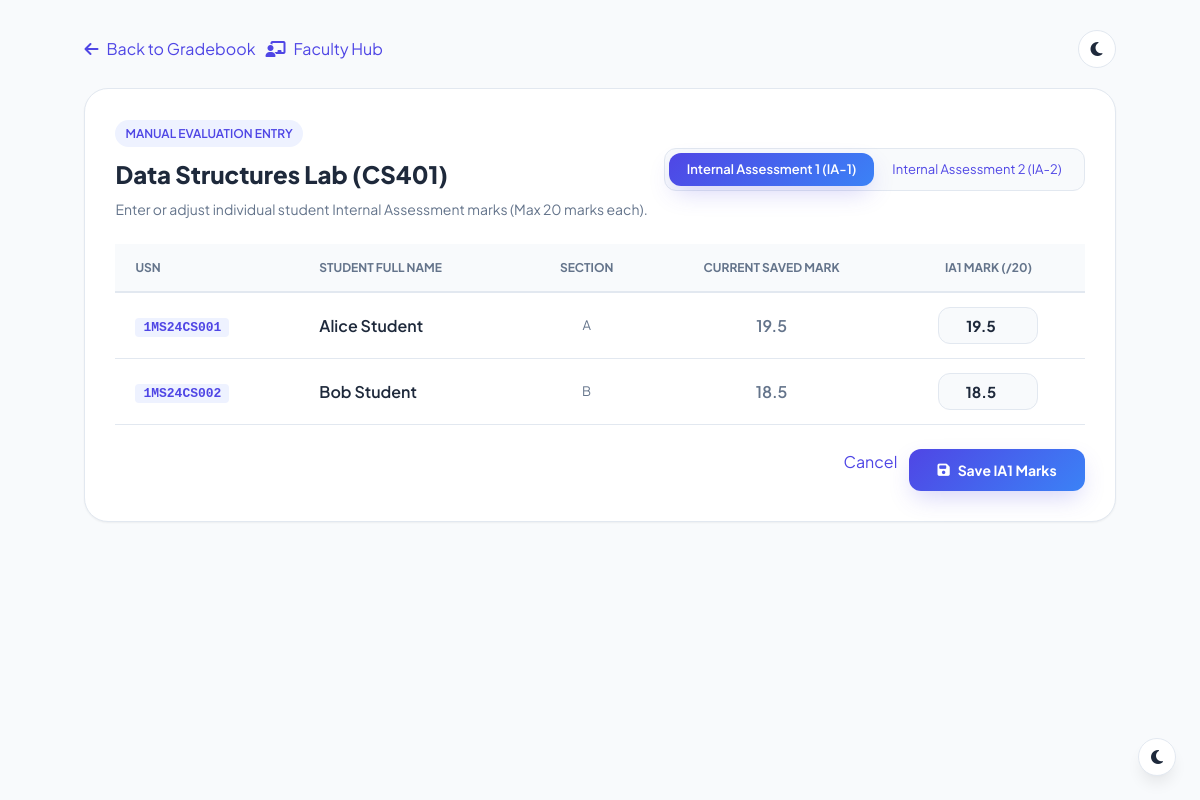
The app's page /ia_marks/manual/CS401 (signed in) with its own data.
### tables this page shows
CREATE TABLE "subjects" (id INTEGER PRIMARY KEY AUTOINCREMENT, subject_code TEXT UNIQUE NOT NULL, subject_name TEXT NOT NULL, department TEXT NOT NULL, semester INTEGER NOT NULL);

CREATE TABLE students(
        id INTEGER PRIMARY KEY AUTOINCREMENT,
        usn TEXT UNIQUE NOT NULL,
        fullname TEXT NOT NULL,
        email TEXT UNIQUE NOT NULL,
        department TEXT NOT NULL,
        semester INTEGER NOT NULL,
        section TEXT NOT NULL,
        qr_path TEXT
    );

CREATE TABLE internal_marks (
    id INTEGER PRIMARY KEY AUTOINCREMENT,
    student_id TEXT NOT NULL,
    subject_id TEXT NOT NULL,
    ia1 REAL DEFAULT 0,
    ia2 REAL DEFAULT 0,
    assignment REAL DEFAULT 0,
    seminar REAL DEFAULT 0,
    viva REAL DEFAULT 0,
    practical REAL DEFAULT 0, max_ia1 REAL DEFAULT 20, max_ia2 REAL DEFAULT 20, teacher_id TEXT, updated_at TEXT,
    FOREIGN KEY (student_id) REFERENCES students(usn) ON DELETE CASCADE,
    FOREIGN KEY (subject_id) REFERENCES subjects(subject_code) ON DELETE CASCADE
);

### app.py (the view)
@app.route("/ia_marks/manual/<subject_code>", methods=["GET"])
@role_required("teacher")
def ia_marks_manual(subject_code):
    subject_code = subject_code.strip().upper()
    ia_type = request.args.get("ia_type", "IA1").strip().upper()
    if ia_type not in ["IA1", "IA2"]:
        ia_type = "IA1"
    email = session.get("email")
    conn = get_db_connection()
    cursor = conn.cursor()
    cursor.execute("SELECT teacher_id, fullname FROM teachers WHERE email = ?", (email,))
    tch = cursor.fetchone()
    if not tch:
        conn.close()
        flash("Faculty profile record not found.", "error")
        return redirect(url_for("teacher"))
    teacher_id = tch["teacher_id"]
    cursor.execute("SELECT id FROM teacher_subjects WHERE teacher_id = ? AND subject_id = ?", (teacher_id, subject_code))
    if not cursor.fetchone():
        conn.close()
        flash(f"Unauthorized: Course '{subject_code}' is not assigned to you.", "error")
        return redirect(url_for("teacher"))
    cursor.execute("SELECT subject_code, subject_name, department, semester FROM subjects WHERE subject_code = ?", (subject_code,))
    subject = cursor.fetchone()
    cursor.execute("""
        SELECT usn, fullname, department, semester, section
        FROM students
        WHERE department = ? AND semester = ?
        ORDER BY usn ASC
    """, (subject["department"], subject["semester"]))
    students_list = cursor.fetchall()
    if not students_list:
        cursor.execute("SELECT usn, fullname, department, semester, section FROM students ORDER BY usn ASC")
        students_list = cursor.fetchall()
    students_with_marks = []
    for st in students_list:
        cursor.execute("SELECT ia1, ia2 FROM internal_marks WHERE student_id = ? AND subject_id = ?", (st["usn"], subject_code))
        im = cursor.fetchone()
        students_with_marks.append({
            "usn": st["usn"],
            "fullname": st["fullname"],
            "section": st["section"],
            "ia1": im["ia1"] if im else None,
            "ia2": im["ia2"] if im else None
        })
    conn.close()
    return render_template(
        "ia_marks_manual.html",
        subject=subject,
        students=students_with_marks,
        ia_type=ia_type
    )

### app.py (called while the page is built, shortened)
def role_required(*allowed_roles):
    def decorator(f):
        @wraps(f)
        def decorated_function(*args, **kwargs):
            if "user_id" not in session or "role" not in session:
                return redirect(url_for("login"))
            user_role = session.get("role")
            return f(*args, **kwargs)
        return decorated_function
    return decorator

### database.py (called while the page is built)
def get_db_connection():
    conn = sqlite3.connect("database.db")
    conn.execute("PRAGMA foreign_keys = ON;")
    conn.row_factory = sqlite3.Row
    return conn

### templates/ia_marks_manual.html (shortened to what this page needs)
<!DOCTYPE html>
<html lang="en">
<head>
    <link rel="stylesheet" href="{{ url_for('static', filename='css/dashboard.css') }}">
    <link rel="stylesheet" href="{{ url_for('static', filename='css/style.css') }}">
    <link rel="stylesheet" href="https://cdnjs.cloudflare.com/ajax/libs/font-awesome/6.5.2/css/all.min.css">
</head>
<body style="background: var(--bg-main);">
    <div style="max-width: 1200px; margin: 30px auto; padding: 0 24px;">
        <div style="display: flex; justify-content: space-between; align-items: center; margin-bottom: 20px; flex-wrap: wrap; gap: 12px;">
            <div style="display: flex; gap: 10px;">
                <a href="{{ url_for('ia_marks_subject', subject_code=subject['subject_code']) }}" class="btn btn-outline" style="display: inline-flex; align-items: center; gap: 8px;">
                    <i class="fas fa-arrow-left"></i> Back to Gradebook
                </a>
                <a href="{{ url_for('teacher') }}" class="btn btn-outline" style="display: inline-flex; align-items: center; gap: 8px;">
                    <i class="fas fa-chalkboard-teacher"></i> Faculty Hub
                </a>
            </div>
            <button class="theme-toggle-btn" title="Toggle Dark/Light Theme" type="button">
            </button>
        </div>
        <div class="manual-entry-card">
            <div style="display: flex; justify-content: space-between; align-items: center; flex-wrap: wrap; gap: 16px; margin-bottom: 24px;">
                <div>
                    <span class="badge badge-primary" style="margin-bottom: 8px; font-size: 12px;">MANUAL EVALUATION ENTRY</span>
                    <h1 style="font-size: 24px; font-weight: 800; color: var(--text-main); margin: 0 0 4px 0;">
                        {{ subject['subject_name'] }} ({{ subject['subject_code'] }})
                    </h1>
                    <p style="color: var(--text-muted); font-size: 14px; margin: 0;">
                        Enter or adjust individual student Internal Assessment marks (Max 20 marks each).
                    </p>
                </div>
                <div style="display: flex; background: var(--bg-main); padding: 4px; border-radius: var(--radius-md); border: 1px solid var(--border);">
                    <a href="{{ url_for('ia_marks_manual', subject_code=subject['subject_code'], ia_type='IA1') }}" class="btn {% if ia_type == 'IA1' %}btn-primary{% else %}btn-outline{% endif %}" style="font-size: 13px; padding: 6px 18px; border: none;">
                        Internal Assessment 1 (IA-1)
                    </a>
                    <a href="{{ url_for('ia_marks_manual', subject_code=subject['subject_code'], ia_type='IA2') }}" class="btn {% if ia_type == 'IA2' %}btn-primary{% else %}btn-outline{% endif %}" style="font-size: 13px; padding: 6px 18px; border: none;">
                        Internal Assessment 2 (IA-2)
                    </a>
                </div>
            </div>
            <form action="{{ url_for('save_manual_ia_marks', subject_code=subject['subject_code']) }}" method="POST">
                <div style="overflow-x: auto; margin-bottom: 24px;">
                    <table class="data-table" style="width: 100%; border-collapse: collapse;">
                        <thead>
                            <tr style="background: var(--bg-main); border-bottom: 2px solid var(--border);">
                                <th style="padding: 14px 20px; text-align: left; font-size: 12px; font-weight: 700; color: var(--text-muted); text-transform: uppercase;">USN</th>
                                <th style="padding: 14px 20px; text-align: left; font-size: 12px; font-weight: 700; color: var(--text-muted); text-transform: uppercase;">Student Full Name</th>
                                <th style="padding: 14px 20px; text-align: center; font-size: 12px; font-weight: 700; color: var(--text-muted); text-transform: uppercase;">Section</th>
                                <th style="padding: 14px 20px; text-align: center; font-size: 12px; font-weight: 700; color: var(--text-muted); text-transform: uppercase;">Current Saved Mark</th>
                                <th style="padding: 14px 20px; text-align: center; font-size: 12px; font-weight: 700; color: var(--text-muted); text-transform: uppercase;">{{ ia_type }} Mark (/20)</th>
                            </tr>
                        </thead>
                        <tbody>
                            {% if students %}
                                {% for st in students %}
                                <tr style="border-bottom: 1px solid var(--border);">
                                    <td style="padding: 14px 20px;">
                                        <span style="font-weight: 700; font-family: monospace; color: var(--primary); background: #eef2ff; padding: 2px 8px; border-radius: 4px; font-size: 13px;">
                                            {{ st['usn'] }}
                                        </span>
                                    </td>
                                    <td style="padding: 14px 20px; font-weight: 600; color: var(--text-main);">
                                        {{ st['fullname'] }}
                                    </td>
                                    <td style="padding: 14px 20px; text-align: center; font-size: 13px; color: var(--text-muted);">
                                        {{ st['section'] }}
                                    </td>
                                    <td style="padding: 14px 20px; text-align: center; font-weight: 600; color: var(--text-muted);">
                                        {% if ia_type == 'IA1' %}
                                            {{ st['ia1'] if st['ia1'] is not none else 'Not Entered' }}
                                        {% else %}
                                            {{ st['ia2'] if st['ia2'] is not none else 'Not Entered' }}
                                        {% endif %}
                                    </td>
                                    <td style="padding: 14px 20px; text-align: center;">
                                        <input
                                            type="number"
                                            step="0.5"
                                            min="0"
                                            max="20"
                                            name="mark_{{ st['usn'] }}"
                                            value="{% if ia_type == 'IA1' and st['ia1'] is not none %}{{ st['ia1'] }}{% elif ia_type == 'IA2' and st['ia2'] is not none %}{{ st['ia2'] }}{% endif %}"
                                            placeholder="0 - 20"
                                            class="mark-input">
                                    </td>
                                </tr>
                                {% endfor %}
                            {% else %}
                                <tr>
                                    <td colspan="5" style="text-align: center; padding: 36px 20px; color: var(--text-muted); font-size: 14px;">
                                        No students found in this course cohort.
                                    </td>
                                </tr>
                            {% endif %}
                        </tbody>
                    </table>
                </div>
                <div style="display: flex; justify-content: flex-end; gap: 12px;">
                    <a href="{{ url_for('ia_marks_subject', subject_code=subject['subject_code']) }}" class="btn btn-outline">Cancel</a>
                    <button type="submit" class="btn btn-primary" style="padding: 12px 28px; font-size: 14px; font-weight: 700; display: inline-flex; align-items: center; gap: 8px;">
                        <i class="fas fa-save"></i> Save {{ ia_type }} Marks
                    </button>
                </div>
            </form>
        </div>
    </div>
</body>
</html>

### static/css/dashboard.css (style rules this page uses)
:root { --primary: #4f46e5; --primary-hover: #4338ca; --primary-light: #eef2ff; --primary-glow: rgba(79, 70, 229, 0.25); --secondary: #0ea5e9; --secondary-light: #f0f9ff; --accent: #10b981; --accent-light: #ecfdf5; --warning: #f59e0b; --warning-light: #fffbeb; --danger: #ef4444; --danger-light: #fef2f2; --dark-sidebar: #0f172a; --dark-sidebar-hover: #1e293b; --bg-main: #f8fafc; --card-bg: #ffffff; --border: #e2e8f0; --text-main: #1e293b; --text-muted: #64748b; --radius-sm: 8px; --radius-md: 12px; --radius-lg: 16px; --radius-xl: 20px; --radius-full: 9999px; --shadow-sm: 0 1px 2px 0 rgba(0, 0, 0, 0.05); --shadow-md: 0 4px 6px -1px rgba(0, 0, 0, 0.07); --shadow-lg: 0 10px 15px -3px rgba(0, 0, 0, 0.08); --shadow-xl: 0 20px 25px -5px rgba(0, 0, 0, 0.08); --transition: all 0.25s cubic-bezier(0.4, 0, 0.2, 1); }
* { margin: 0; padding: 0; box-sizing: border-box; font-family: 'Plus Jakarta Sans', 'Poppins', sans-serif; }
body { display: flex; background-color: var(--bg-main); color: var(--text-main); min-height: 100vh; overflow-x: hidden; }

### static/css/style.css (style rules this page uses)
:root { --primary: #4f46e5; --primary-hover: #4338ca; --primary-light: #eef2ff; --primary-glow: rgba(79, 70, 229, 0.25); --secondary: #0ea5e9; --secondary-hover: #0284c7; --secondary-light: #f0f9ff; --accent: #10b981; --accent-light: #ecfdf5; --warning: #f59e0b; --warning-light: #fffbeb; --danger: #ef4444; --danger-light: #fef2f2; --dark: #0f172a; --dark-muted: #334155; --text-main: #1e293b; --text-muted: #64748b; --text-light: #94a3b8; --bg-main: #f8fafc; --bg-subtle: #f1f5f9; --card-bg: #ffffff; --glass-bg: rgba(255, 255, 255, 0.85); --border: #e2e8f0; --border-subtle: #f1f5f9; --border-focus: #818cf8; --shadow-sm: 0 1px 2px 0 rgba(0, 0, 0, 0.05); --shadow-md: 0 4px 6px -1px rgba(0, 0, 0, 0.07), 0 2px 4px -2px rgba(0, 0, 0, 0.05); --shadow-lg: 0 10px 15px -3px rgba(0, 0, 0, 0.08), 0 4px 6px -4px rgba(0, 0, 0, 0.04); --shadow-xl: 0 20px 25px -5px rgba(0, 0, 0, 0.08), 0 8px 10px -6px rgba(0, 0, 0, 0.04); --shadow-glow: 0 0 20px rgba(79, 70, 229, 0.35); --radius-sm: 8px; --radius-md: 12px; --radius-lg: 16px; --radius-xl: 24px; --radius-full: 9999px; --transition: all 0.25s cubic-bezier(0.4, 0, 0.2, 1); }
.theme-toggle-btn { background: var(--card-bg); color: var(--text-main); border: 1px solid var(--border); border-radius: var(--radius-full); width: 38px; height: 38px; display: inline-flex; align-items: center; justify-content: center; cursor: pointer; transition: var(--transition); font-size: 16px; }
* { margin: 0; padding: 0; box-sizing: border-box; font-family: 'Plus Jakarta Sans', 'Poppins', -apple-system, BlinkMacSystemFont, sans-serif; }
html { scroll-behavior: smooth; }
body { background-color: var(--bg-main); color: var(--text-main); min-height: 100vh; display: flex; flex-direction: column; overflow-x: hidden; line-height: 1.6; }
a { color: var(--primary); text-decoration: none; transition: var(--transition); }
.btn-primary { background: linear-gradient(135deg, #4f46e5, #3b82f6); color: #fff; padding: 14px 32px; border-radius: var(--radius-md); font-size: 16px; font-weight: 600; display: inline-flex; align-items: center; gap: 10px; box-shadow: 0 10px 25px -5px var(--primary-glow); border: none; cursor: pointer; transition: var(--transition); }
.badge { display: inline-flex; align-items: center; gap: 6px; padding: 4px 10px; border-radius: var(--radius-full); font-size: 12px; font-weight: 600; }
.badge-primary { background: var(--primary-light); color: var(--primary); }

### templates/ia_marks_manual.html (style rules this page uses)
.manual-entry-card { background: var(--card-bg); border: 1px solid var(--border); border-radius: var(--radius-xl); padding: 30px; box-shadow: var(--shadow-sm); margin-bottom: 30px; }
.mark-input { width: 100px; padding: 8px 12px; font-size: 15px; font-weight: 700; text-align: center; border-radius: var(--radius-md); border: 1px solid var(--border); background: var(--bg-main); color: var(--text-main); transition: var(--transition); }

### records on screen
subjects: subject_name "Data Structures Lab", subject_code "CS401"
students: usn "1MS24CS001", fullname "Alice Student", mark_1MS24CS001 "19.5"
internal_marks: ia1 "19.5"
students: usn "1MS24CS002", fullname "Bob Student", mark_1MS24CS002 "18.5"
internal_marks: ia1 "18.5"

### other values on screen
{{ ia_type }} "IA1"
{{ st['section'] }} "A" "B"
